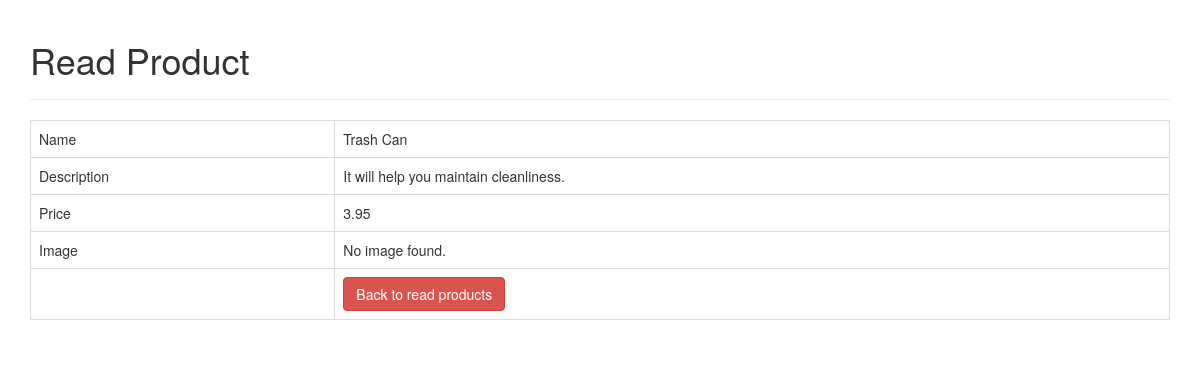
The app's page /read_one.php?id=5 with its own data.
### tables this page shows
CREATE TABLE `products` (
  `id` int(11) NOT NULL AUTO_INCREMENT,
  `name` varchar(128) NOT NULL,
  `description` text NOT NULL,
  `price` double NOT NULL,
  `image` varchar(250) DEFAULT NULL,
  `created` datetime NOT NULL,
  `modified` timestamp NOT NULL DEFAULT CURRENT_TIMESTAMP ON UPDATE CURRENT_TIMESTAMP,
  PRIMARY KEY (`id`)
);

### read_one.php (the view, shortened to what this page needs)
<!DOCTYPE HTML>
<html>
<head>
    <link rel="stylesheet" href="https://maxcdn.bootstrapcdn.com/bootstrap/3.3.7/css/bootstrap.min.css" />
</head>
<body>
    <div class="container">
        <div class="page-header">
            <h1>Read Product</h1>
        </div>
        <?php
        $id = isset($_GET['id']) ? $_GET['id'] : die('ERROR: Record ID not found.');
        include 'config/database.php';
        try {
            $query = "SELECT id, name, description, price, image FROM products WHERE id = ? LIMIT 0,1";
            $stmt = $con->prepare($query);
            $stmt->bindParam(1, $id);
            $stmt->execute();
            if (!($row = $stmt->fetch(PDO::FETCH_ASSOC))) {
                throw new Exception("Record not found");
            }
            $name = $row['name'];
            $description = $row['description'];
            $price = $row['price'];
            $image = htmlspecialchars($row['image'], ENT_QUOTES);
        }
        catch (PDOException $exception) {
            die('ERROR: ' . $exception->getMessage());
        } catch (Exception $x) {
            die('ERROR: ' . $x->getMessage());
        }
        ?>
        <table class='table table-hover table-responsive table-bordered'>
            <tr>
                <td>Name</td>
                <td><?php echo htmlspecialchars($name, ENT_QUOTES);  ?></td>
            </tr>
            <tr>
                <td>Description</td>
                <td><?php echo htmlspecialchars($description, ENT_QUOTES);  ?></td>
            </tr>
            <tr>
                <td>Price</td>
                <td><?php echo htmlspecialchars($price, ENT_QUOTES);  ?></td>
            </tr>
            <tr>
                <td>Image</td>
                <td>
                    <?php echo $image ? "<img src='uploads/{$image}' style='width:300px;' />" : "No image found.";  ?>
                </td>
            </tr>
            <tr>
                <td></td>
                <td>
                    <a href='index.php' class='btn btn-danger'>Back to read products</a>
                </td>
            </tr>
        </table>
    </div>
</body>
</html>

### records on screen
products: name "Trash Can", description "It will help you maintain cleanliness.", price "3.95"
